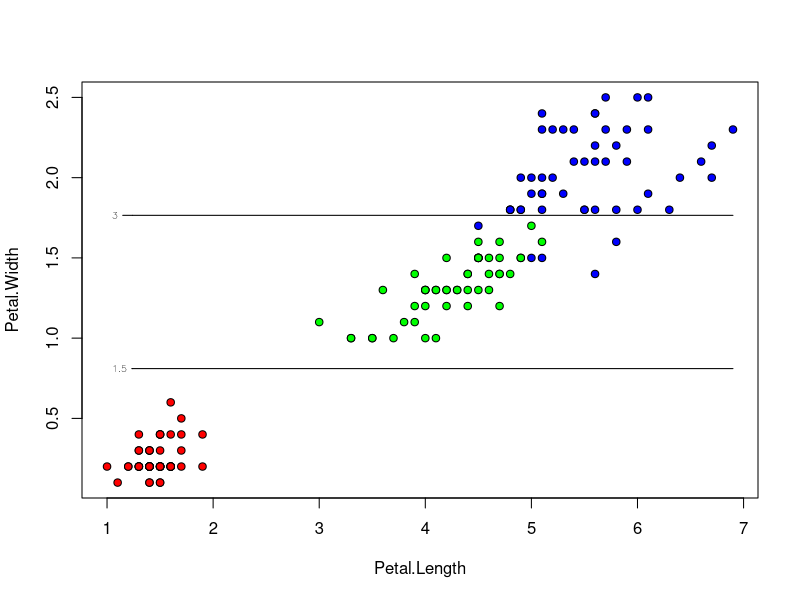

Generate this figure with R:
#Predicting the type of a flower
library(rpart)
data(iris)

#create model
model=rpart(Species~Petal.Width+Petal.Length,data=iris);

#set x-y coordinate
x=seq(min(iris$Petal.Length),max(iris$Petal.Length),length=50);
y=seq(min(iris$Petal.Width),max(iris$Petal.Width),length=50);
feature = expand.grid(Petal.Length=x,Petal.Width=y);

#create predict object
class = apply(predict(model,feature),1,function(one_row) return(which(one_row==max(one_row))));

#display result
plot(iris[3:4],pch=21,bg=c("red","green","blue")[unclass(iris$Species)]);
contour(x,y,matrix(class,length(x)),levels=c(1.5,3),add=T,labex=0)

